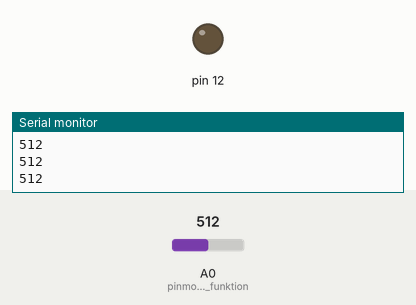
The sketch below on a simulated Arduino Uno, built with avr-gcc and run on an emulated ATmega328P. Shown: output pins drawn as LEDs (lit = HIGH), the last lines printed to the serial monitor. The test bench sets the inputs (shaded band); at power-on: A0 (pinmode_är_en_funktion) = 512.

Above: at 1.2 s.
1.3 s: A0 (pinmode_är_en_funktion) set to 593
2.8 s: A0 (pinmode_är_en_funktion) set to 608
At 3.3 s:
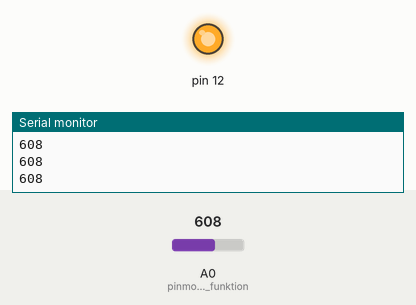
4.3 s: A0 (pinmode_är_en_funktion) set to 590
At 5.5 s:
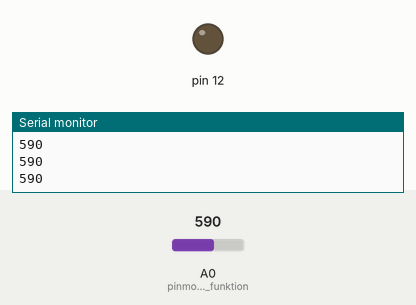
5.8 s: A0 (pinmode_är_en_funktion) set to 610
At 6.8 s:
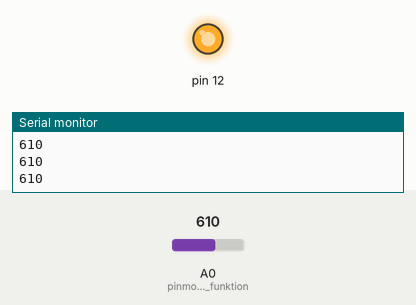
Timing chart, 0 to 8.3 s (numbered marks = the images above; inputs shaded):
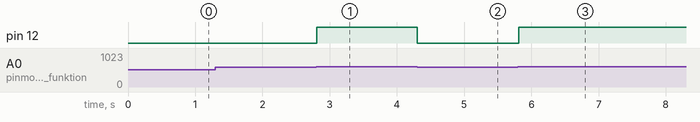

Measured:
- the behaviour switches between 600 and 601 on A0 (pinmode_är_en_funktion) (found by bisection; images 0 and 1)
- after the input at 2.8 s, pin 12: LOW → HIGH at once
- after the input at 4.3 s, pin 12: HIGH → LOW at once
- after the input at 5.8 s, pin 12: LOW → HIGH at once

The sketch:

water_sensor.ino
```cpp
int waterlevel;
void setup() {
  pinMode(A0, INPUT); //pinmode är en funktion (inom parentes är parametrarna, alltså pin och funktion)
  pinMode(12, OUTPUT);
  Serial.begin(9600);
}

void loop() {
  waterlevel = analogRead(A0);
  Serial.println(waterlevel);
  if (waterlevel > 600) {
    digitalWrite(12, HIGH);
  }
  else {
    digitalWrite(12, LOW);
  }
}
```
